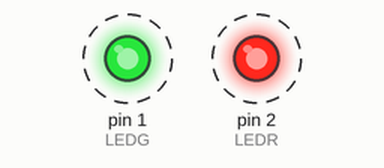
Recording of a sketch running on a simulated Arduino Uno, built with avr-gcc and run on an emulated ATmega328P. Shown: output pins drawn as LEDs (lit = HIGH). Dashed ring = blinking.

Above: at 0.2 s.
Timing chart, 0 to 3.0 s (numbered marks = the images above):
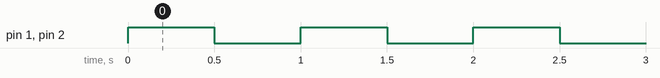

Measured:
- by itself, pin 1 (LEDG), pin 2 (LEDR): alternates HIGH for 0.50 s and LOW for 0.50 s

The sketch:

z2_blink_x_21.ino
```cpp
// C++ code
//

int LEDG = 1;
int LEDR = 2;


void setup()
{
  pinMode(LEDG, OUTPUT);
  pinMode(LEDR, OUTPUT);
}

void loop()
{
  digitalWrite(LEDR, HIGH);
  digitalWrite(LEDG, HIGH);
  delay(500); // Wait for 1000 millisecond(s)
  digitalWrite(LEDR, LOW);
  digitalWrite(LEDG, LOW);
  delay(500); // Wait for 1000 millisecond(s)
}
```
